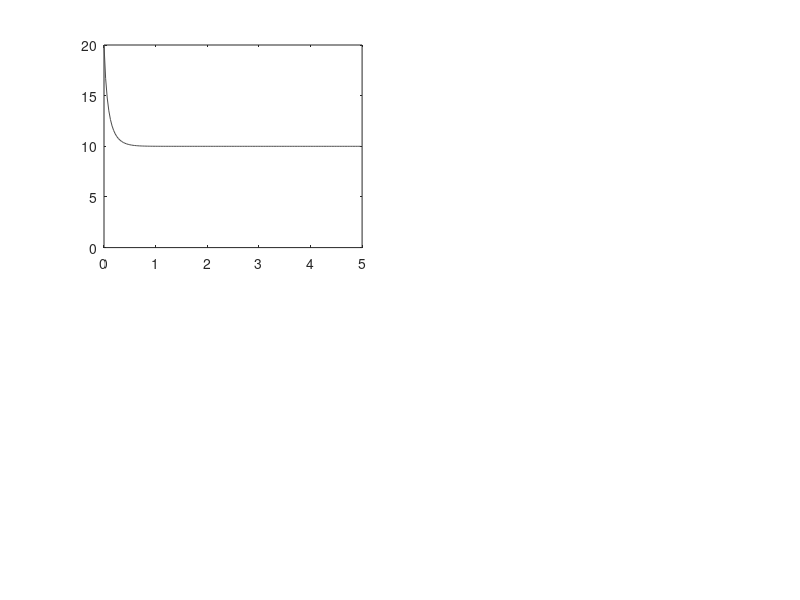

Reproduce this figure in MATLAB. (Note: this script raises an error after producing the figure.)
clc;clf;hold on;
disp('============================================')
figure(1)
hold on
format shortG

%Time boundaries
t_start = 0;
dts = ones(1,6);
for dti = 1:length(dts)
    dts(dti) = 1./(2.^(dti-1));
end
dts = fliplr(dts);

t_end = 5*10^0*1;
t_end_plot = t_end;
newtonE = 1e-4;

%Given ODE and initial condition
dpdt = @(p) 7.*(1 - p./10).*p;
dpdt_prime = @(p) 7.*(1 - p./5);
p0 = 20;

%Analytical solution
p = @(t) 200 ./ (20-10*exp(-7*t));
exactT = t_start:dts(1):t_end;
P = p(exactT);

methods = {'Implicit Euler', 'Adams-Moulton'};
methods = {'Implicit Euler',...
           'Adams-Moulton',...
           'Adams-Moulton L1',...
           'Adams-Moulton L2'};
methodIdx = 1;
exactError = zeros(size(methods,2), size(dts,2));
approxError = zeros(size(methods,2), size(dts,2));
times = zeros(size(methods,2), size(dts,2));

for method = methods
    graphs = zeros(size(dts,2)+1, 1);
    
    %Plot each method on the separate subplot
    subplot(2,ceil(size(methods,2)/2),methodIdx);
    legendStrings = cell(1,length(dts)+1);
    legendStrings(1) = {'Analytic'};
    g = plot(exactT(1:round(t_end_plot/dts(1))),...
                    P(1:round(t_end_plot/dts(1))),...
                    'Color', [0.3 0.3 0.3]);
    graphs(1) = g(1);
    nsBest = [];	%the most precise solution
    timestepIdx=1;
    
    for dt = dts
        T = t_start:dt:t_end;
        hold on; ylim([0 20]);
        gColor = hsv2rgb([timestepIdx/length(dts) 0.95 0.6]);
        
        %Execution of numerical methods
        [ns,...
         times(methodIdx,timestepIdx),...
         e] = numerical(dpdt, dpdt_prime, p0,...
                        t_start, dt, t_end , method, newtonE);
        
        e = 1/realmin('double')*(1.-e)+e.*ns;
        
        %Save the most precise solution
        if dt == dts(1) nsBest = ns; end
        
        %Plot of the numerical methods
        plot(T(1:round(t_end_plot/dt)), e(1:round(t_end_plot/dt)),...
            '^',...
            'Color', gColor,...
            'MarkerSize',10);
        g = plot(T(1:round(t_end_plot/dt)), ns(1:round(t_end_plot/dt)),...
            '-gs',...
            'Color', gColor,...
            'LineWidth', 1.2,...
            'MarkerSize',2);
        graphs(timestepIdx+1) = g(1);
        
        %Compute the exact error
        %interpP = interp1(exactT, P, t_start:dt:t_end, 'linear');
        interpP = P(1:dt/dts(1):length(P));
        exactErrorF = @(N) sqrt(sum((N-interpP).^2)*dt/5);
        exactError(methodIdx,timestepIdx) = exactErrorF(ns);
        
        %Compute approximation error
        %interpNsBest = interp1(exactT, nsBest, t_start:dt:t_end, 'linear');
        interpNsBest = nsBest(1:dt/dts(1):length(nsBest));
        approximationErrorF = @(N) sqrt(sum((N-interpNsBest).^2)*dt/5);
        if dt ~= dts(1)
            approxError(methodIdx,timestepIdx) = approximationErrorF(ns);
        end
        
        %Format a legend
        errorString = sprintf('exactError=%2.6f', exactError(methodIdx,timestepIdx));
        dtString = sprintf('dt=1/%.0f', 1/dt);
        nextLegendString = sprintf('%s', dtString);
        legendStrings(timestepIdx + 1) = {nextLegendString};
        
        timestepIdx = timestepIdx + 1;
    end
    
    legend(graphs, legendStrings, 'Location', 'southeast')
    title(method);
    methodIdx=methodIdx+1;
end;

hold off;
